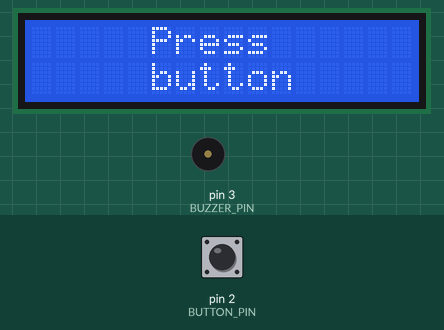
Recording of a sketch running on a simulated Arduino Uno, built with avr-gcc and run on an emulated ATmega328P. Shown: 16×2 character LCD, buzzer (waves = sounding). The test bench sets the inputs (shaded band); at power-on: pin 2 (BUTTON_PIN) HIGH. Random numbers use the default seed unless the sketch sets one; what the sketch prints to the serial monitor is not drawn.

Above: at 3.2 s.
3.3 s: pin 2 (BUTTON_PIN) pulled LOW for 0.15 s
At 4.2 s:
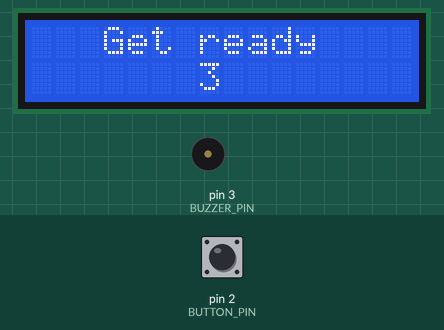
6.4 s: pin 2 (BUTTON_PIN) pulled LOW for 1 s
At 9.0 s:
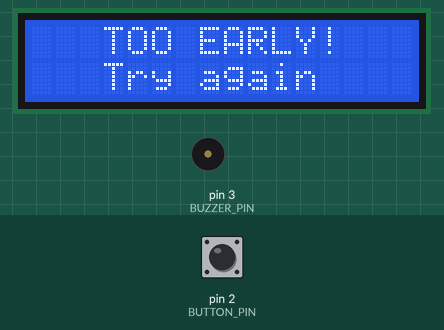
10.4 s: pin 2 (BUTTON_PIN) pulled LOW for 3.2 s
At 17.2 s:
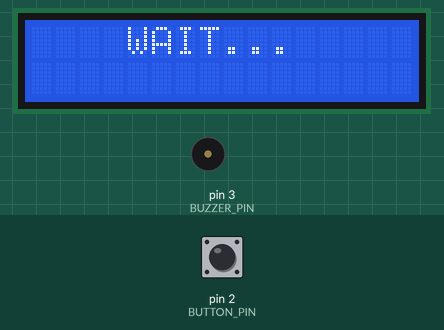
22.5 s: pin 2 (BUTTON_PIN) pulled LOW for 0.15 s
At 25.5 s:
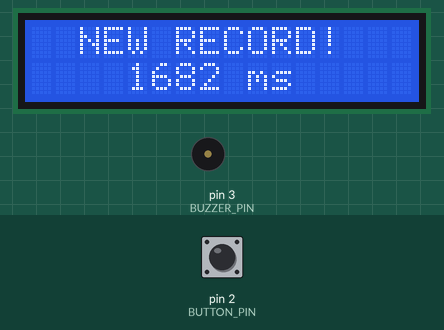
Timing chart, 0 to 27.0 s (numbered marks = the images above; inputs shaded):
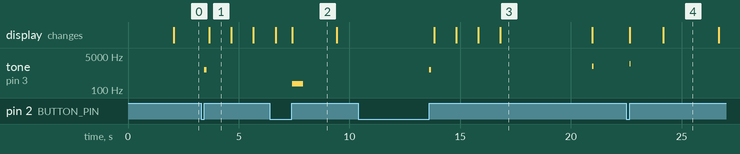

Measured:
- after the input at 3.3 s, tone on pin 3 (BUZZER_PIN): silent → 1000 Hz after 0.15 s, → silent 0.10 s later; the display: changes after 0.37 s (image 1)
- after the input at 10.4 s, tone on pin 3 (BUZZER_PIN): silent → 1000 Hz after 3.2 s, → silent 0.10 s later, → 1500 Hz 7.3 s later, → silent 0.05 s later; the display: first changes after 3.4 s (image 3 shows a later state)
- after the input at 22.5 s, tone on pin 3 (BUZZER_PIN): silent → 2000 Hz after 0.15 s, → silent 0.05 s later; the display: first changes after 0.16 s (image 4 shows a later state)
- what the display in image 1 shows lasts 1.0 s, from 3.7 s to 4.7 s
- what the display in image 2 shows lasts 2.0 s, from 7.4 s to 9.4 s
- what the display in image 3 shows lasts 4.2 s, from 16.8 s to 21.0 s

The sketch:

reaction_game.ino
```cpp
#include <LiquidCrystal.h>

LiquidCrystal lcd(9, 8, 7, 6, 5, 4);

const int BUTTON_PIN = 2;
const int BUZZER_PIN = 3;

enum GameState {
  WAIT_START,
  COUNTDOWN,
  RANDOM_WAIT,
  WAIT_REACTION,
  SHOW_RESULT,
  TOO_EARLY
};

GameState state = WAIT_START;
unsigned long stateTimer = 0;
unsigned long randomDelay = 0;
unsigned long reactionStart = 0;
unsigned long reactionTime = 0;
unsigned long bestTime = 99999;

void setup() {
  Serial.begin(9600);
  lcd.begin(16, 2);
  lcd.clear();

  pinMode(BUTTON_PIN, INPUT_PULLUP);
  pinMode(BUZZER_PIN, OUTPUT);

  randomSeed(analogRead(A0));

  showCentered("REACTION", 0);
  showCentered("v1.0", 1);
  delay(2000);

  lcd.clear();
  showCentered("Press", 0);
  showCentered("button", 1);

  state = WAIT_START;
}

void loop() {
  switch (state) {
    case WAIT_START:
      if (isButtonPressed()) {
        beep(1000, 100);
        delay(200);
        lcd.clear();
        state = COUNTDOWN;
        stateTimer = millis();
        showCentered("Get ready", 0);
      }
      break;

    case COUNTDOWN: {
      unsigned long elapsed = millis() - stateTimer;
      int count = 3 - (elapsed / 1000);

      if (count > 0 && count <= 3) {
        lcd.setCursor(7, 1);
        lcd.print(count);
      }

      if (elapsed >= 3000) {
        lcd.clear();
        showCentered("WAIT...", 0);
        randomDelay = random(1000, 5000);
        stateTimer = millis();
        state = RANDOM_WAIT;
      }
      break;
    }

    case RANDOM_WAIT:
      if (isButtonPressed()) {
        beep(200, 500);
        lcd.clear();
        showCentered("TOO EARLY!", 0);
        showCentered("Try again", 1);
        stateTimer = millis();
        state = TOO_EARLY;
        break;
      }

      if (millis() - stateTimer >= randomDelay) {
        lcd.clear();
        showCentered(">>> GO! <<<", 0);
        tone(BUZZER_PIN, 1500, 50);
        reactionStart = millis();
        state = WAIT_REACTION;
      }
      break;

    case WAIT_REACTION:
      if (isButtonPressed()) {
        reactionTime = millis() - reactionStart;
        beep(2000, 50);

        lcd.clear();
        showCentered("Result:", 0);
        lcd.setCursor(0, 1);
        lcd.print(reactionTime);
        lcd.print(" ms");

        if (reactionTime < bestTime) {
          bestTime = reactionTime;
          delay(1500);
          lcd.clear();
          showCentered("NEW RECORD!", 0);
          lcd.setCursor(4, 1);
          lcd.print(bestTime);
          lcd.print(" ms");
        }

        Serial.print("Reaction: ");
        Serial.print(reactionTime);
        Serial.println(" ms");

        stateTimer = millis();
        state = SHOW_RESULT;
      }

      if (millis() - reactionStart > 10000) {
        lcd.clear();
        showCentered("Sleeping?", 0);
        showCentered("Try again", 1);
        stateTimer = millis();
        state = SHOW_RESULT;
      }
      break;

    case SHOW_RESULT:
      if (millis() - stateTimer > 2500) {
        lcd.clear();
        showCentered("Press", 0);
        showCentered("button", 1);
        state = WAIT_START;
      }
      break;

    case TOO_EARLY:
      if (millis() - stateTimer > 2000) {
        lcd.clear();
        showCentered("Press", 0);
        showCentered("button", 1);
        state = WAIT_START;
      }
      break;
  }

  delay(10);
}

bool isButtonPressed() {
  if (digitalRead(BUTTON_PIN) == LOW) {
    delay(20);
    if (digitalRead(BUTTON_PIN) == LOW) {
      while (digitalRead(BUTTON_PIN) == LOW) delay(10);
      return true;
    }
  }
  return false;
}

void showCentered(String text, int row) {
  int pos = (16 - text.length()) / 2;
  if (pos < 0) pos = 0;
  lcd.setCursor(pos, row);
  lcd.print(text);
}

void beep(int freq, int duration) {
  tone(BUZZER_PIN, freq, duration);
}
```
